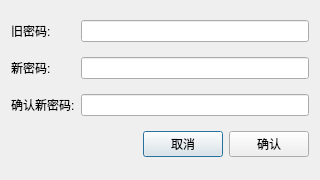
<?xml version="1.0" encoding="UTF-8"?>
<ui version="4.0">
 <class>ChangePasswordDialog</class>
 <widget class="QDialog" name="ChangePasswordDialog">
  <property name="geometry">
   <rect>
    <x>0</x>
    <y>0</y>
    <width>320</width>
    <height>180</height>
   </rect>
  </property>
  <property name="windowTitle">
   <string>修改密码</string>
  </property>
  <layout class="QGridLayout" name="gridLayout">
   <item row="0" column="0">
    <widget class="QLabel" name="labelOldPassword">
     <property name="text">
      <string>旧密码:</string>
     </property>
    </widget>
   </item>
   <item row="0" column="1">
    <widget class="QLineEdit" name="lineEditOldPassword">
     <property name="echoMode">
      <enum>QLineEdit::Password</enum>
     </property>
    </widget>
   </item>
   <item row="1" column="0">
    <widget class="QLabel" name="labelNewPassword">
     <property name="text">
      <string>新密码:</string>
     </property>
    </widget>
   </item>
   <item row="1" column="1">
    <widget class="QLineEdit" name="lineEditNewPassword">
     <property name="echoMode">
      <enum>QLineEdit::Password</enum>
     </property>
    </widget>
   </item>
   <item row="2" column="0">
    <widget class="QLabel" name="labelConfirmPassword">
     <property name="text">
      <string>确认新密码:</string>
     </property>
    </widget>
   </item>
   <item row="2" column="1">
    <widget class="QLineEdit" name="lineEditConfirmPassword">
     <property name="echoMode">
      <enum>QLineEdit::Password</enum>
     </property>
    </widget>
   </item>
   <item row="3" column="0" colspan="2">
    <layout class="QHBoxLayout" name="horizontalLayout">
     <item>
      <spacer name="horizontalSpacer">
       <property name="orientation">
        <enum>Qt::Horizontal</enum>
       </property>
       <property name="sizeHint" stdset="0">
        <size>
         <width>40</width>
         <height>20</height>
        </size>
       </property>
      </spacer>
     </item>
     <item>
      <widget class="QPushButton" name="pushButtonCancel">
       <property name="text">
        <string>取消</string>
       </property>
      </widget>
     </item>
     <item>
      <widget class="QPushButton" name="pushButtonConfirm">
       <property name="text">
        <string>确认</string>
       </property>
      </widget>
     </item>
    </layout>
   </item>
  </layout>
 </widget>
 <resources/>
 <connections/>
</ui>
